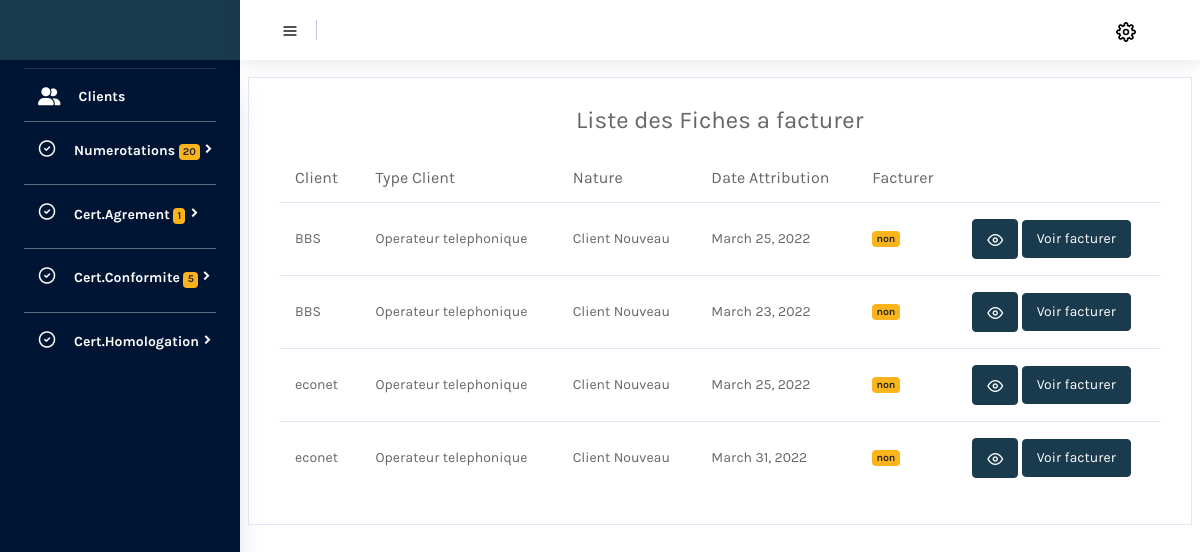
Before: /liste_ff/ (signed in) with the older database file.
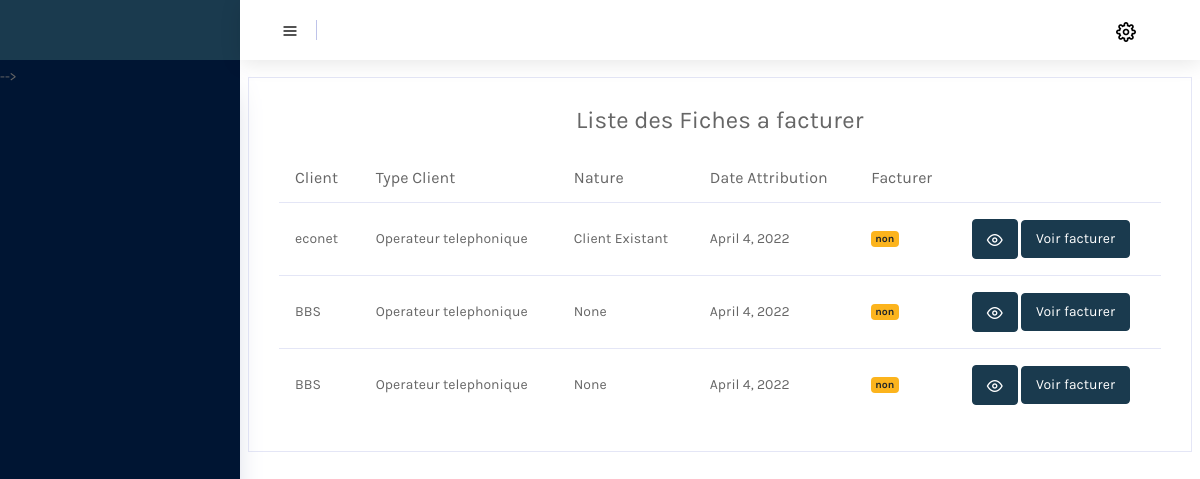
After: the same page with the newer database file.
### gestionclient/models.py (models this page shows, shortened)
class FF_Numero(models.Model):
    NATURE = (
        ('Client Nouveau','Client Nouveau'),
        ('Client Existant','Client Existant'),
    )
    client  = models.ForeignKey(Client,on_delete=models.PROTECT)
    q_pq = models.IntegerField(null=True,default= 0)
    q_ordinaire = models.IntegerField(null=True,default= 0)
    q_ussd = models.IntegerField(null=True,default= 0)
    q_mnemonique = models.IntegerField(null=True,default= 0)
    q_mnc = models.IntegerField(null=True,default= 0)
    q_nspc = models.IntegerField(null=True,default= 0)
    q_ispc = models.IntegerField(null=True,default= 0)
    q_cpti = models.IntegerField(null=True,default= 0)
    RN_etudeDossier = models.BooleanField(default= False)
    RN_fraisGestion = models.BooleanField(default= False)
    RN_redevanceAnn = models.BooleanField(default= False)
    FS_etudeDossier = models.BooleanField(default= False)
    FS_agreEquipe = models.BooleanField(default= False)
    FS_autoARCT = models.BooleanField(default= False)
    nature = models.CharField(max_length=200,  null=True, choices=NATURE)
    periode = models.IntegerField(null=True,default= 0)
    facturer = models.CharField(max_length=200, null=True, default='non')
    efacturer = models.CharField(max_length=200, null=True, default='non')
    etat = models.CharField(max_length=200, null=True, default='actif')
    dateAtri = models.DateField(auto_now= True, null= True)
    observation = models.TextField(max_length= 300,null=True,default='-')

class Client(models.Model):
    TYPE = (
        ('Autre','Autre'),
        ('FAI','FAI'),
        ('FSVA','FSVA'),
        ('Public','Public'),
        ('Operateur telephonique','Operateur telephonique'),
    )
    type = models.CharField(max_length=200,  null=True, choices=TYPE)
    nom = models.CharField(max_length=200,  null=False)
    adresse = models.CharField(max_length=200,  null=True)
    téléphone = models.CharField(max_length=200,  null=True)
    fax = models.CharField(max_length=200,  null=True)
    email = models.CharField(max_length=200,  null=True)
    siteweb = models.CharField(max_length=200,  null=True)
    boite_postale = models.CharField(max_length=200,  null=True)
    nif = models.CharField(max_length=200,  null=False)
    status = models.CharField(max_length=200, default= "actif",  null=False)

### gestionclient/views.py (the view)
# urls.py: path('liste_ff/', views.Listeff,name='Listeff'),
@login_required(login_url='login_page')
def Listeff(request):
    context = {
        'ffs': FF_Numero.objects.filter(efacturer = 'non'),
        'today':date.today(),
    }
    return render(request,'gestionclient/factures_numero/listeAfacturer.html',context)

### gestionclient/views.py (called while the page is built)
def etatNum():
    numeros = NumeroCourt.objects.filter( etat = 'actif').exclude( periode = 0)
    today = date.today()
    for numero in numeros:
        delais = today - numero.dateAtri
        if delais.days > numero.periode:
            numero.etat = 'deactif'
            numero.save()

### gestionclient/templates/gestionclient/factures_numero/listeAfacturer.html (shortened to what this page needs)
{%  extends 'gestionclient/base.html' %}
{% block content %}
<div class="row">
    <div class="col-lg-12 grid-margin">
        <br>
        <div class="card">
            <div class="card-body">
                <div class="d-flex justify-content-center">
                   <h4>Liste des Fiches a facturer</h4>
                </div>
                <div class="table-responsive">
                <table class="table table-hover">
                    <thead>
                    <tr>
                        <th>Client</th>
                        <th>Type Client</th>
                        <th>Nature</th>
                        <th>Date Attribution</th>
                        <th>Facturer</th>
                        <th colspan="5"></th>
                    </tr>
                    </thead>
                    <tbody>
                    {% if ffs %}
                    {% for ff in ffs %}
                    <tr>
                        <td>{{ ff.client.nom }}</td>
                        <td>{{ ff.client.type }}</td>
                        <td>{{ ff.nature }}</td>
                        <td>{{ ff.dateAtri }}</td>
                        {% if ff.efacturer == 'oui' %}
                        <td><label class="badge badge-success" >{{ ff.efacturer }}</label></td>
                        {% else %}
                        <td><label class="badge badge-warning" >{{ ff.efacturer }}</label></td>
                        {% endif %}
                        <td>
                            <a href="{% url 'detailsFFNum' ff.id %}"><button type="button" class="btn btn-primary" ><i class="icon-eye"></i></button></a>
                            {% if ff.efaturer == 'non' %}
                            <a href="{% url 'facturerNum' ff.id %}"><button type="button" class="btn btn-primary" >Facturer</button></a>
                            {% else %}
                            <a href="{% url 'facturerNum' ff.id %}"><button type="button" class="btn btn-primary" >Voir facturer</button></a>
                            {% endif %}
                        </td>
                    </tr>
                    {% endfor %}
                    {% else %}
                            <h2>Pas de certificat</h2>
                    {% endif %}
                    </tbody>
                </table>
                </div>
            </div>
        </div>
    </div>
</div>
{% endblock %}

Changed rows visible on the page:
no longer on this page (row edited): FF_Numero: client.nom "BBS", client.type "Operateur telephonique", nature "Client Nouveau", dateAtri "March 25, 2022", efacturer "non"
no longer on this page (row edited): FF_Numero: client.nom "BBS", client.type "Operateur telephonique", nature "Client Nouveau", dateAtri "March 23, 2022", efacturer "non"
no longer on this page (row edited): FF_Numero: client.nom "econet", client.type "Operateur telephonique", nature "Client Nouveau", dateAtri "March 25, 2022", efacturer "non"
no longer on this page (row edited): FF_Numero: client.nom "econet", client.type "Operateur telephonique", nature "Client Nouveau", dateAtri "March 31, 2022", efacturer "non"
added FF_Numero: client.nom "econet", client.type "Operateur telephonique", nature "Client Existant", dateAtri "April 4, 2022", efacturer "non"
added FF_Numero: client.nom "BBS", client.type "Operateur telephonique", nature "None", dateAtri "April 4, 2022", efacturer "non"
added FF_Numero: client.nom "BBS", client.type "Operateur telephonique", nature "None", dateAtri "April 4, 2022", efacturer "non"
Other visible differences:
{{ totalnum }}: "20" → (not shown)
{{ agrements }}: "1" → (not shown)
{{ confor }}: "5" → (not shown)
text no longer shown: "Clients Numerotations Cert.Agrement Cert.Conformite Cert.Homologation"
